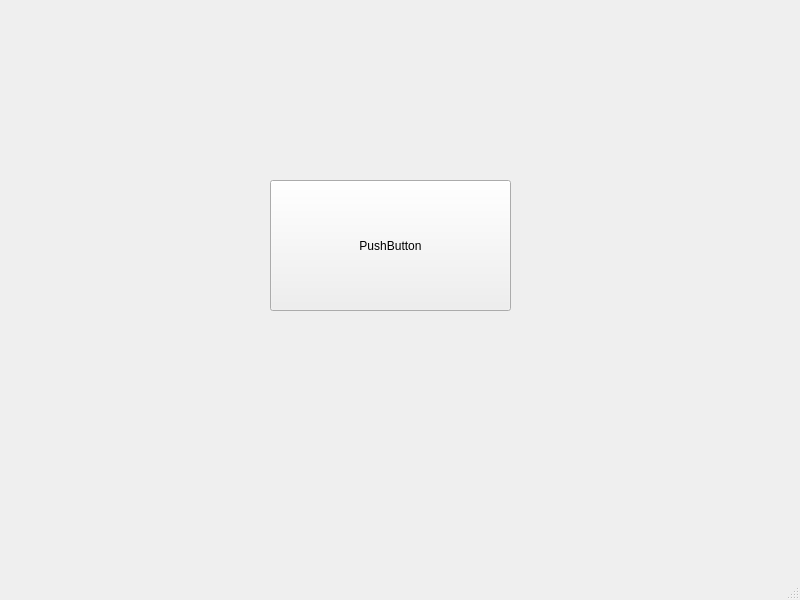
<?xml version="1.0" encoding="UTF-8"?>
<ui version="4.0">
 <class>MainWindow</class>
 <widget class="QMainWindow" name="MainWindow">
  <property name="geometry">
   <rect>
    <x>0</x>
    <y>0</y>
    <width>800</width>
    <height>600</height>
   </rect>
  </property>
  <property name="windowTitle">
   <string>MainWindow</string>
  </property>
  <widget class="QWidget" name="centralwidget">
   <widget class="QPushButton" name="pushButton">
    <property name="geometry">
     <rect>
      <x>270</x>
      <y>180</y>
      <width>241</width>
      <height>131</height>
     </rect>
    </property>
    <property name="text">
     <string>PushButton</string>
    </property>
   </widget>
  </widget>
  <widget class="QMenuBar" name="menubar">
   <property name="geometry">
    <rect>
     <x>0</x>
     <y>0</y>
     <width>800</width>
     <height>23</height>
    </rect>
   </property>
  </widget>
  <widget class="QStatusBar" name="statusbar"/>
 </widget>
 <resources/>
 <connections/>
</ui>
